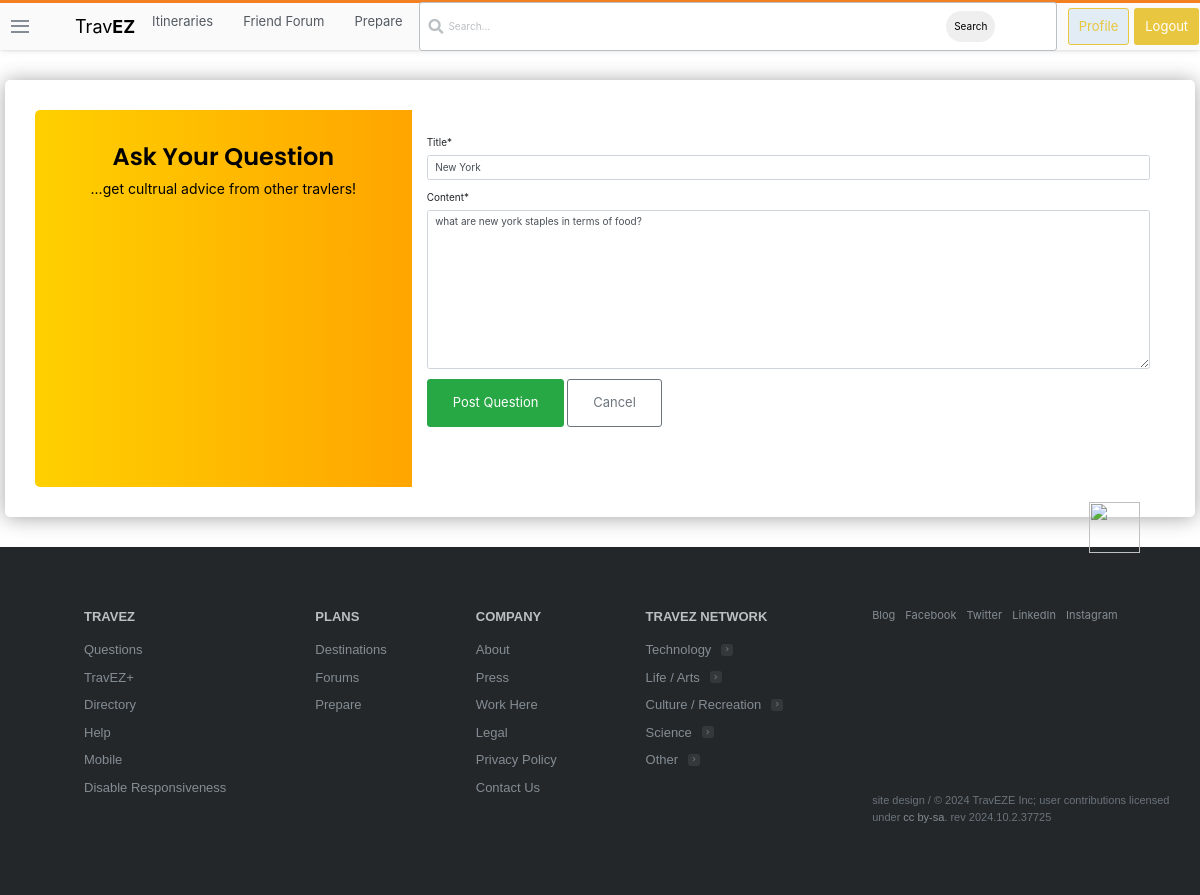
The page /questions/1/update/ (signed in) on the database its author committed.
### prepare/models.py (models this page shows, shortened)
class Question(models.Model):
    user = models.ForeignKey(User, on_delete=models.CASCADE)
    title = models.CharField(max_length=10000)
    content = RichTextField()
    likes = models.ManyToManyField(User, related_name='question_post')
    date_created = models.DateTimeField(default=timezone.now)

### prepare/views.py (the view, shortened to what this page needs)
# urls.py: path('questions/<int:pk>/update/', views.QuestionUpdateView.as_view(), name="question-update"),
class QuestionUpdateView(UserPassesTestMixin, LoginRequiredMixin, UpdateView):
    model = Question
    fields = ['title', 'content']
    def test_func(self):
        questions = self.get_object()
        if self.request.user == questions.user:
            return True
        return False

### templates/prepare/question_form.html (shortened to what this page needs)
{% extends 'base.html' %}
{% load static %}
{% load crispy_forms_tags %}
{% block content %}
    <!DOCTYPE html>
    <html lang="en">
    <head>
    </head>
    <body>
        <div class="page-content page-container" id="page-content">
            <div class="padding">
                <div class="row  d-flex justify-content-center">
                        <div class="card user-card-full">
                            <div class="row m-l-0 m-r-0">
                                <div class="col-sm-4 bg-c-lite-green user-profile">
                                    <div class="card-block text-center text-white">
                                        <h6 class="f-w-600" style="font-size: 24px; color: black;">Ask Your Question</h6>
                                        <p style="font-size: 14px; color: black;">...get cultrual advice from other travlers!</p>
                                    </div>
                                </div>
                                <div class="col-sm-8">
                                    <div class="card-block">
                                        </div>
                                        <form action="" method="POST" enctype="multipart/form-data">
                                                {{form|crispy}}
                                                <button class="btn btn-success" id="logout-btn" type="submit">Post Question</button>
                                                <a style="text-decoration: none; " class="btn btn-outline-secondary" href="">Cancel</a>
                                        </form>
                                        <ul class="social-link list-unstyled m-t-40 m-b-10">
                                            <li></li>
                                            <li></li>
                                            <li></li>
                                        </ul>
                                    </div>
                                </div>
                            </div>
                        </div>
                    </div>
                </div>
    </body>
    </html>
{% endblock content %}

### static/main.css (style rules this page uses)
:root { --white: #fff; --black: #0c0d0e; --orange: #f48024; --yellow: #fbf2d4; --green: #5eba7d; --blue: #0077cc; --powder: #e1ecf4; --red: #d1383d; --black-025: #fafafb; --black-050: #eff0f1; --black-075: #e4e6e8; --black-100: #d6d9dc; --black-150: #c8ccd0; --black-200: #bbc0c4; --black-300: #9fa6ad; --black-350: #9199a1; --black-400: #848d95; --black-500: #6a737c; --black-600: #535a60; --black-700: #3c4146; --black-750: #2f3337; --black-800: #242729; --black-900: #0c0d0e; --orange-050: #fff7f2; --orange-100: #fee3cf; --orange-200: #fcd0ad; --orange-300: #f7aa6d; --orange-400: #f48024; --orange-500: #f2720c; --orange-600: #da670b; --orange-700: #bd5c00; --orange-800: #a35200; --orange-900: #874600; --blue-050: #f2f9ff; --blue-100: #cfeafe; --blue-200: #addafc; --blue-300: #6cbbf7; --blue-400: #379fef; --blue-500: #0095ff; --blue-600: #0077cc; --blue-700: #0064bd; --blue-800: #0054a3; --blue-900: #004487; --powder-050: #f4f8fb; --powder-100: #e1ecf4; --powder-200: #d1e5f1; --powder-300: #b3d3ea; --powder-400: #a0c7e4; --powder-500: #7aa7c7; --powder-600: #5b8db1; --powder-700: #39739d; --powder-800: #2c5777; --powder-900: #1e3c52; --green-025: #eef8f1; --green-050: #dcf0e2; --green-100: #cae8d4; --green-200: #a6d9b7; --green-300: #82ca9a; --green-400: #5eba7d; --green-500: #48a868; --green-600: #3d8f58; --green-700: #2f6f44; --green-800: #29603b; --green-900: #1e472c; --yellow-050: #fdf7e3; --yellow-100: #fbf2d4; --yellow-200: #f1e5bc; --yellow-300: #e6d178; --yellow-400: #e9c63f; --yellow-500: #ddb624; --yellow-600: #cea51b; --yellow-700: #b89516; --yellow-800: #9f8010; --yellow-900: #826a0b; --red-050: #fdf3f4; --red-100: #f9d3d7; --red-200: #f4b4bb; --red-300: #e87c87; --red-400: #de535e; --red-500: #d1383d; --red-600: #c02d2e; --red-700: #ac2726; --red-800: #942121; --red-900: #7a1819; --gold: #ffcc01; --gold-lighter: #fff4d1; --gold-darker: #f1b600; --silver: #b4b8bc; --silver-lighter: #e8e8e8; --silver-darker: #9a9c9f; --bronze: #caa789; --bronze-lighter: #f2e9e1; --bronze-darker: #ab825f; --fc-dark: #0c0d0e; --fc-medium: #3c4146; --fc-light: #6a737c; --focus-ring: rgba(0,149,255,0.15); --focus-ring-success: rgba(166,217,183,0.4); --focus-ring-warning: rgba(233,198,63,0.4); --focus-ring-error: rgba(192,45,46,0.15); --focus-ring-muted: rgba(36,39,41,0.1); --bs-sm: 0 1px 2px rgba(0,0,0,0.05),0 1px 4px rgba(0,0,0,0.05),0 2px 8px rgba(0,0,0,0.05); --bs-md: 0 1px 3px rgba(0,0,0,0.06),0 2px 6px rgba(0,0,0,0.06),0 3px 8px rgba(0,0,0,0.09); --bs-lg: 0 1px 4px rgba(0,0,0,0.09),0 3px 8px rgba(0,0,0,0.09),0 4px 13px rgba(0,0,0,0.13); --scrollbar: rgba(0,0,0,0.2); --highlight-bg: #f6f6f6; --highlight-color: #2f3337; --highlight-comment: #656e77; --highlight-punctuation: var(--black-600); --highlight-namespace: #b75501; --highlight-attribute: #015692; --highlight-literal: #b75501; --highlight-symbol: #803378; --highlight-keyword: #015692; --highlight-variable: #54790d; --highlight-addition: #2f6f44; --highlight-deletion: #c02d2e; --dark-blue:#2b2d6e; --magnolia:#f7f6f9; }
*, *::before, *::after { margin: 0; padding: 0; box-sizing: border-box; }
html { font-family: Arial, "Helvetica Neue", Helvetica, sans-serif; font-size: 10px; color: var(--black-800); }
ul { list-style: none; }
a { text-decoration: none; color: var(--yellow-400); cursor: pointer; }
.btn { text-align: center; font-size: 1.3rem; border-radius: 3px; transition: all 0.5s; padding: 1.3rem 2.5rem; }
.card { flex: 1 auto; flex-basis: calc(33% - 4rem); display: flex; flex-direction: column; background-color: var(--white); box-shadow: var(--bs-sm); padding: 3rem; border-radius: 0.7rem; margin: 2rem; position: relative; }

### rows shown on the page
Question: title "New York", content "what are new york staples in terms of food?"
